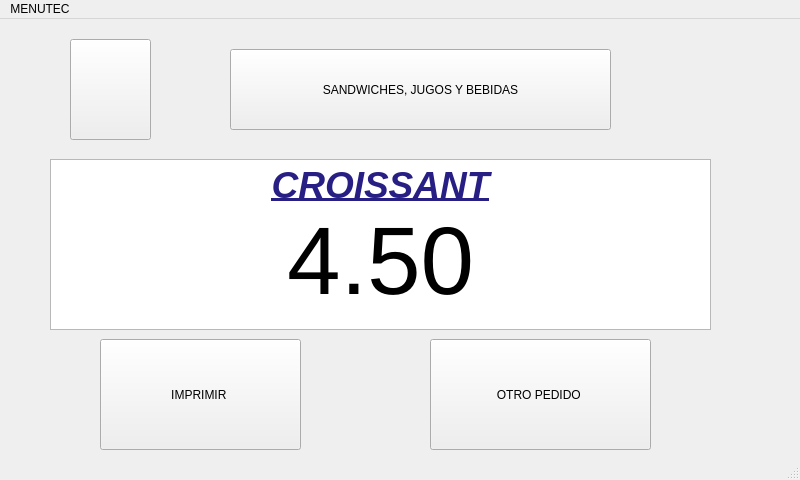
<?xml version="1.0" encoding="UTF-8"?>
<ui version="4.0">
 <class>panes6Window</class>
 <widget class="QMainWindow" name="panes6Window">
  <property name="geometry">
   <rect>
    <x>0</x>
    <y>0</y>
    <width>800</width>
    <height>480</height>
   </rect>
  </property>
  <property name="windowTitle">
   <string>MainWindow</string>
  </property>
  <widget class="QWidget" name="centralwidget">
   <widget class="QPushButton" name="btnImprimir56">
    <property name="geometry">
     <rect>
      <x>100</x>
      <y>320</y>
      <width>201</width>
      <height>111</height>
     </rect>
    </property>
    <property name="text">
     <string>IMPRIMIR </string>
    </property>
   </widget>
   <widget class="QPushButton" name="btnPedido56">
    <property name="geometry">
     <rect>
      <x>430</x>
      <y>320</y>
      <width>221</width>
      <height>111</height>
     </rect>
    </property>
    <property name="text">
     <string>OTRO PEDIDO </string>
    </property>
   </widget>
   <widget class="QTextEdit" name="textEdit_2">
    <property name="geometry">
     <rect>
      <x>50</x>
      <y>140</y>
      <width>661</width>
      <height>171</height>
     </rect>
    </property>
    <property name="html">
     <string>&lt;!DOCTYPE HTML PUBLIC &quot;-//W3C//DTD HTML 4.0//EN&quot; &quot;http://www.w3.org/TR/REC-html40/strict.dtd&quot;&gt;
&lt;html&gt;&lt;head&gt;&lt;meta name=&quot;qrichtext&quot; content=&quot;1&quot; /&gt;&lt;style type=&quot;text/css&quot;&gt;
p, li { white-space: pre-wrap; }
&lt;/style&gt;&lt;/head&gt;&lt;body style=&quot; font-family:'Ubuntu'; font-size:11pt; font-weight:400; font-style:normal;&quot;&gt;
&lt;p align=&quot;center&quot; style=&quot; margin-top:0px; margin-bottom:0px; margin-left:0px; margin-right:0px; -qt-block-indent:0; text-indent:0px;&quot;&gt;&lt;span style=&quot; font-size:28pt; font-weight:600; font-style:italic; text-decoration: underline; color:#281f84;&quot;&gt;CROISSANT&lt;/span&gt;&lt;/p&gt;
&lt;p align=&quot;center&quot; style=&quot; margin-top:0px; margin-bottom:0px; margin-left:0px; margin-right:0px; -qt-block-indent:0; text-indent:0px;&quot;&gt;&lt;span style=&quot; font-size:72pt;&quot;&gt;4.50&lt;/span&gt;&lt;/p&gt;&lt;/body&gt;&lt;/html&gt;</string>
    </property>
   </widget>
   <widget class="QPushButton" name="btnIzquierda56">
    <property name="geometry">
     <rect>
      <x>70</x>
      <y>20</y>
      <width>81</width>
      <height>101</height>
     </rect>
    </property>
    <property name="text">
     <string/>
    </property>
    <property name="icon">
     <iconset>
      <normaloff>flecha-hacia-la-izquierda-antes-de-icono-4330-128.png</normaloff>flecha-hacia-la-izquierda-antes-de-icono-4330-128.png</iconset>
    </property>
    <property name="iconSize">
     <size>
      <width>100</width>
      <height>100</height>
     </size>
    </property>
   </widget>
   <widget class="QPushButton" name="btnPanes6">
    <property name="geometry">
     <rect>
      <x>230</x>
      <y>30</y>
      <width>381</width>
      <height>81</height>
     </rect>
    </property>
    <property name="text">
     <string>SANDWICHES, JUGOS Y BEBIDAS</string>
    </property>
    <property name="icon">
     <iconset>
      <normaloff>UTEC.png</normaloff>UTEC.png</iconset>
    </property>
   </widget>
  </widget>
  <widget class="QMenuBar" name="menubar">
   <property name="geometry">
    <rect>
     <x>0</x>
     <y>0</y>
     <width>800</width>
     <height>25</height>
    </rect>
   </property>
   <widget class="QMenu" name="menuMENUTEC">
    <property name="title">
     <string>MENUTEC</string>
    </property>
   </widget>
   <addaction name="menuMENUTEC"/>
  </widget>
  <widget class="QStatusBar" name="statusbar"/>
 </widget>
 <resources/>
 <connections/>
</ui>
